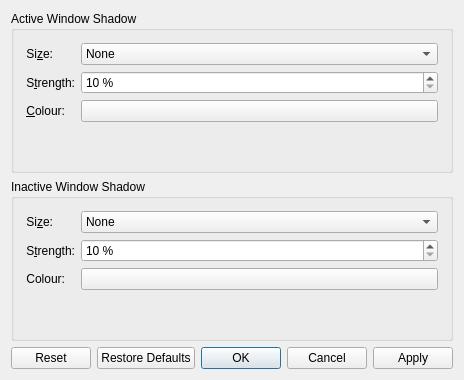
<?xml version="1.0" encoding="UTF-8"?>
<ui version="4.0">
 <class>ShadowStyle</class>
 <widget class="QDialog" name="ShadowStyle">
  <property name="geometry">
   <rect>
    <x>0</x>
    <y>0</y>
    <width>460</width>
    <height>380</height>
   </rect>
  </property>
  <property name="windowTitle">
   <string>Dialog</string>
  </property>
  <layout class="QVBoxLayout" name="verticalLayout">
   <item>
    <widget class="QGroupBox" name="groupBox_5">
     <property name="title">
      <string>Active Window Shadow</string>
     </property>
     <layout class="QFormLayout" name="formLayout_3">
      <property name="leftMargin">
       <number>12</number>
      </property>
      <property name="topMargin">
       <number>12</number>
      </property>
      <property name="rightMargin">
       <number>12</number>
      </property>
      <property name="bottomMargin">
       <number>12</number>
      </property>
      <item row="0" column="0">
       <widget class="QLabel" name="label">
        <property name="text">
         <string>Si&amp;ze:</string>
        </property>
        <property name="alignment">
         <set>Qt::AlignmentFlag::AlignRight|Qt::AlignmentFlag::AlignTrailing|Qt::AlignmentFlag::AlignVCenter</set>
        </property>
        <property name="buddy">
         <cstring>shadowSizeActive</cstring>
        </property>
       </widget>
      </item>
      <item row="0" column="1">
       <widget class="QComboBox" name="shadowSizeActive">
        <item>
         <property name="text">
          <string>None</string>
         </property>
        </item>
        <item>
         <property name="text">
          <string>Small</string>
         </property>
        </item>
        <item>
         <property name="text">
          <string>Medium</string>
         </property>
        </item>
        <item>
         <property name="text">
          <string>Large</string>
         </property>
        </item>
        <item>
         <property name="text">
          <string>Very Large</string>
         </property>
        </item>
       </widget>
      </item>
      <item row="1" column="0">
       <widget class="QLabel" name="label_2">
        <property name="text">
         <string comment="strength of the shadow (from transparent to opaque)">S&amp;trength:</string>
        </property>
        <property name="alignment">
         <set>Qt::AlignmentFlag::AlignRight|Qt::AlignmentFlag::AlignTrailing|Qt::AlignmentFlag::AlignVCenter</set>
        </property>
        <property name="buddy">
         <cstring>shadowStrengthActive</cstring>
        </property>
       </widget>
      </item>
      <item row="1" column="1">
       <widget class="QSpinBox" name="shadowStrengthActive">
        <property name="suffix">
         <string> %</string>
        </property>
        <property name="minimum">
         <number>10</number>
        </property>
        <property name="maximum">
         <number>100</number>
        </property>
       </widget>
      </item>
      <item row="2" column="0">
       <widget class="QLabel" name="label_5">
        <property name="text">
         <string>&amp;Colour:</string>
        </property>
        <property name="alignment">
         <set>Qt::AlignmentFlag::AlignRight|Qt::AlignmentFlag::AlignTrailing|Qt::AlignmentFlag::AlignVCenter</set>
        </property>
        <property name="buddy">
         <cstring>shadowColorActive</cstring>
        </property>
       </widget>
      </item>
      <item row="2" column="1">
       <widget class="KColorButton" name="shadowColorActive"/>
      </item>
     </layout>
    </widget>
   </item>
   <item>
    <widget class="QGroupBox" name="groupBox_6">
     <property name="title">
      <string>Inactive Window Shadow</string>
     </property>
     <layout class="QFormLayout" name="formLayout_4">
      <property name="leftMargin">
       <number>12</number>
      </property>
      <property name="topMargin">
       <number>12</number>
      </property>
      <property name="rightMargin">
       <number>12</number>
      </property>
      <property name="bottomMargin">
       <number>12</number>
      </property>
      <item row="0" column="0">
       <widget class="QLabel" name="label_3">
        <property name="text">
         <string>Si&amp;ze:</string>
        </property>
        <property name="alignment">
         <set>Qt::AlignmentFlag::AlignRight|Qt::AlignmentFlag::AlignTrailing|Qt::AlignmentFlag::AlignVCenter</set>
        </property>
        <property name="buddy">
         <cstring>shadowSizeInactive</cstring>
        </property>
       </widget>
      </item>
      <item row="0" column="1">
       <widget class="QComboBox" name="shadowSizeInactive">
        <item>
         <property name="text">
          <string>None</string>
         </property>
        </item>
        <item>
         <property name="text">
          <string>Small</string>
         </property>
        </item>
        <item>
         <property name="text">
          <string>Medium</string>
         </property>
        </item>
        <item>
         <property name="text">
          <string>Large</string>
         </property>
        </item>
        <item>
         <property name="text">
          <string>Very Large</string>
         </property>
        </item>
       </widget>
      </item>
      <item row="1" column="0">
       <widget class="QLabel" name="label_4">
        <property name="text">
         <string comment="strength of the shadow (from transparent to opaque)">S&amp;trength:</string>
        </property>
        <property name="alignment">
         <set>Qt::AlignmentFlag::AlignRight|Qt::AlignmentFlag::AlignTrailing|Qt::AlignmentFlag::AlignVCenter</set>
        </property>
        <property name="buddy">
         <cstring>shadowStrengthInactive</cstring>
        </property>
       </widget>
      </item>
      <item row="1" column="1">
       <widget class="QSpinBox" name="shadowStrengthInactive">
        <property name="suffix">
         <string> %</string>
        </property>
        <property name="minimum">
         <number>10</number>
        </property>
        <property name="maximum">
         <number>100</number>
        </property>
       </widget>
      </item>
      <item row="2" column="0">
       <widget class="QLabel" name="label_6">
        <property name="text">
         <string>Colour:</string>
        </property>
        <property name="alignment">
         <set>Qt::AlignmentFlag::AlignRight|Qt::AlignmentFlag::AlignTrailing|Qt::AlignmentFlag::AlignVCenter</set>
        </property>
        <property name="buddy">
         <cstring>shadowColorInactive</cstring>
        </property>
       </widget>
      </item>
      <item row="2" column="1">
       <widget class="KColorButton" name="shadowColorInactive"/>
      </item>
     </layout>
    </widget>
   </item>
   <item>
    <widget class="QDialogButtonBox" name="buttonBox">
     <property name="orientation">
      <enum>Qt::Orientation::Horizontal</enum>
     </property>
     <property name="standardButtons">
      <set>QDialogButtonBox::StandardButton::Apply|QDialogButtonBox::StandardButton::Cancel|QDialogButtonBox::StandardButton::Ok|QDialogButtonBox::StandardButton::Reset|QDialogButtonBox::StandardButton::RestoreDefaults</set>
     </property>
    </widget>
   </item>
  </layout>
 </widget>
 <customwidgets>
  <customwidget>
   <class>KColorButton</class>
   <extends>QPushButton</extends>
   <header>kcolorbutton.h</header>
  </customwidget>
 </customwidgets>
 <resources>
  <include location="klassydecoration_config.qrc"/>
 </resources>
 <connections>
  <connection>
   <sender>buttonBox</sender>
   <signal>accepted()</signal>
   <receiver>ShadowStyle</receiver>
   <slot>accept()</slot>
   <hints>
    <hint type="sourcelabel">
     <x>257</x>
     <y>373</y>
    </hint>
    <hint type="destinationlabel">
     <x>262</x>
     <y>191</y>
    </hint>
   </hints>
  </connection>
  <connection>
   <sender>buttonBox</sender>
   <signal>rejected()</signal>
   <receiver>ShadowStyle</receiver>
   <slot>reject()</slot>
   <hints>
    <hint type="sourcelabel">
     <x>391</x>
     <y>373</y>
    </hint>
    <hint type="destinationlabel">
     <x>376</x>
     <y>190</y>
    </hint>
   </hints>
  </connection>
 </connections>
</ui>
